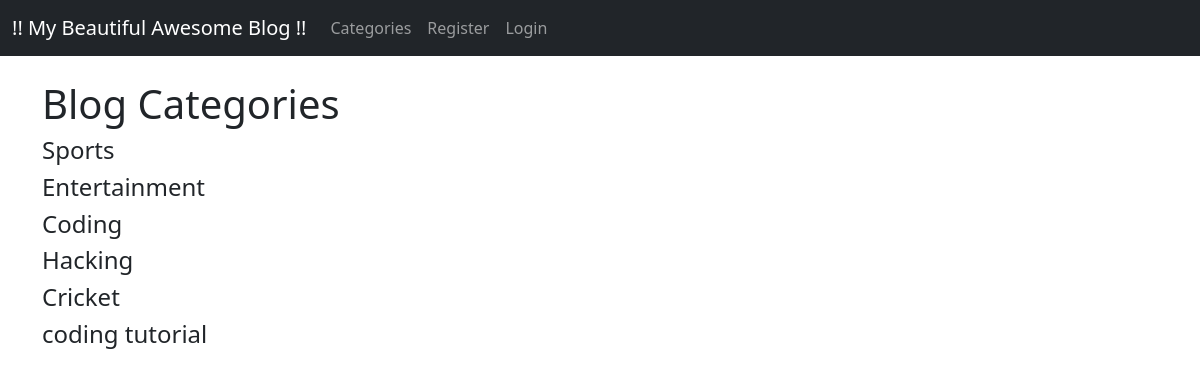
Page /app/category-list/ on the earlier database version.
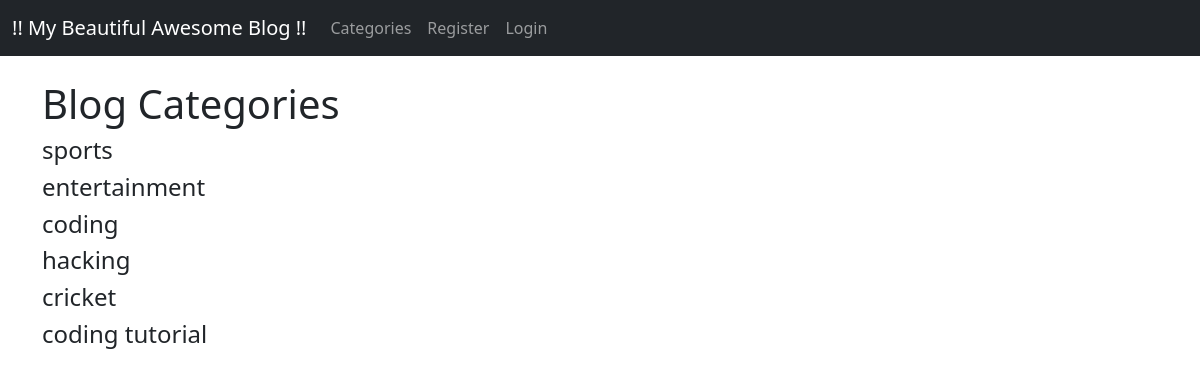
Same page on the later database version.
### app/models.py (models this page shows, shortened)
class Category(models.Model):
    name = models.CharField(max_length=100)
    def __str__(self):
        return self.name

### app/views.py (the view)
# urls.py: path('category-list/',CategoryListView,name='category-list'),
def CategoryListView(request):
    cat_menu_list = Category.objects.all()
    return render(request,'category_list.html', {'cat_menu_list':cat_menu_list})

### app/templates/category_list.html (shortened to what this page needs)
{% extends 'base.html' %}
{% block content %}
    <h1> Blog Categories </h1>
        {% for item in cat_menu_list %}
            <h4><a class="dropdown-item" href="{% url 'category' item|slugify %}">{{item}}<br></a></h4>
        {% endfor %}
{% endblock %}

Differences in the rows shown:
changed Category: name "Sports" → "sports"
changed Category: name "Entertainment" → "entertainment"
changed Category: name "Coding" → "coding"
changed Category: name "Hacking" → "hacking"
changed Category: name "Cricket" → "cricket"
